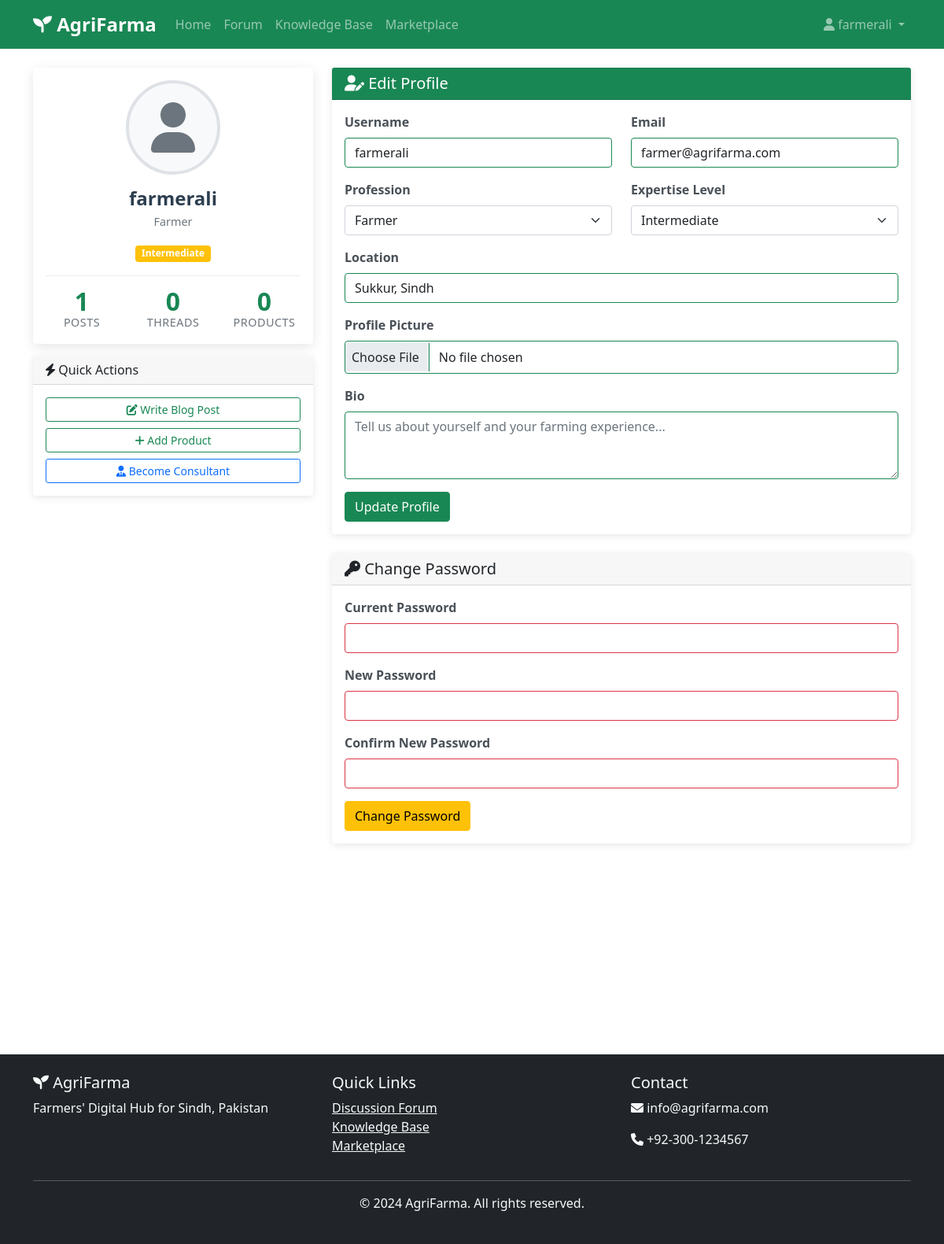
The page /profile (signed in) on the database its author committed.
### app.py (models this page shows)
class User(UserMixin, db.Model):
    id = db.Column(db.Integer, primary_key=True)
    username = db.Column(db.String(80), unique=True, nullable=False)
    email = db.Column(db.String(120), unique=True, nullable=False)
    password_hash = db.Column(db.String(128))
    profession = db.Column(db.String(100))
    expertise_level = db.Column(db.String(20))
    location = db.Column(db.String(200))
    profile_picture = db.Column(db.String(200))
    is_admin = db.Column(db.Boolean, default=False)
    is_consultant = db.Column(db.Boolean, default=False)
    created_at = db.Column(db.DateTime, default=datetime.datetime.utcnow)
    threads = db.relationship('ForumThread', backref='author', lazy=True, foreign_keys='ForumThread.user_id')
    posts = db.relationship('ForumPost', backref='author', lazy=True, foreign_keys='ForumPost.user_id')
    blog_posts = db.relationship('BlogPost', backref='author', lazy=True)
    products = db.relationship('Product', backref='seller', lazy=True)
    consultant_profile = db.relationship('Consultant', backref='user', uselist=False)

### app.py (the view)
@app.route('/profile')
@login_required
def profile():
    return render_template('auth/profile.html')

### app.py (called while the page is built)
@login_manager.user_loader
def load_user(user_id):
    return User.query.get(int(user_id))

@app.template_filter('time_ago')
def time_ago_filter(value):
    if not value:
        return "Unknown"
    now = datetime.datetime.now()
    diff = now - value
    if diff.days > 365:
        return f"{diff.days // 365} years ago"
    elif diff.days > 30:
        return f"{diff.days // 30} months ago"
    elif diff.days > 0:
        return f"{diff.days} days ago"
    elif diff.seconds > 3600:
        return f"{diff.seconds // 3600} hours ago"
    elif diff.seconds > 60:
        return f"{diff.seconds // 60} minutes ago"
    else:
        return "Just now"

### templates/auth/profile.html (shortened to what this page needs)
{% extends "base.html" %}
{% block content %}
<div class="container mt-4">
    <div class="row">
        <div class="col-md-4">
            <div class="card profile-card">
                <div class="card-body text-center">
                    <div class="profile-picture-container mb-3">
                        {% if current_user.profile_picture %}
                            <img src="{{ current_user.profile_picture }}" alt="Profile Picture" class="profile-pic">
                        {% else %}
                            <div class="profile-pic-default">
                                <i class="fas fa-user fa-4x text-muted"></i>
                            </div>
                        {% endif %}
                    </div>
                    <h4 class="profile-username">{{ current_user.username }}</h4>
                    <p class="text-muted profile-profession">{{ current_user.profession }}</p>
                    <div class="profile-badges mb-3">
                        <span class="badge badge-expertise bg-{{ 'success' if current_user.expertise_level == 'expert' else 'warning' if current_user.expertise_level == 'intermediate' else 'info' }}">
                            {{ current_user.expertise_level|title }}
                        </span>
                    </div>
                    <div class="profile-stats">
                        <div class="row text-center">
                            <div class="col-4">
                                <div class="stat-number">{{ current_user.blog_posts|length }}</div>
                                <div class="stat-label">Posts</div>
                            </div>
                            <div class="col-4">
                                <div class="stat-number">{{ current_user.forum_threads|length }}</div>
                                <div class="stat-label">Threads</div>
                            </div>
                            <div class="col-4">
                                <div class="stat-number">{{ current_user.products|length }}</div>
                                <div class="stat-label">Products</div>
                            </div>
                        </div>
                    </div>
                </div>
            </div>
            <div class="card mt-3">
                <div class="card-header">
                    <h6 class="mb-0"><i class="fas fa-bolt"></i> Quick Actions</h6>
                </div>
                <div class="card-body">
                    <div class="d-grid gap-2">
                        <a href="{{ url_for('create_blog_post') }}" class="btn btn-outline-success btn-sm">
                            <i class="fas fa-edit"></i> Write Blog Post
                        </a>
                        <a href="{{ url_for('create_product') }}" class="btn btn-outline-success btn-sm">
                            <i class="fas fa-plus"></i> Add Product
                        </a>
                        <a href="#" class="btn btn-outline-primary btn-sm">
                            <i class="fas fa-user-tie"></i> Become Consultant
                        </a>
                    </div>
                </div>
            </div>
        </div>
        <div class="col-md-8">
            <div class="card">
                <div class="card-header bg-success text-white">
                    <h5 class="mb-0"><i class="fas fa-user-edit"></i> Edit Profile</h5>
                </div>
                <div class="card-body">
                    <form method="POST" action="{{ url_for('update_profile') }}" enctype="multipart/form-data">
                        <div class="row">
                            <div class="col-md-6 mb-3">
                                <label for="username" class="form-label">Username</label>
                                <input type="text" class="form-control" id="username" name="username" value="{{ current_user.username }}" required>
                            </div>
                            <div class="col-md-6 mb-3">
                                <label for="email" class="form-label">Email</label>
                                <input type="email" class="form-control" id="email" name="email" value="{{ current_user.email }}" required>
                            </div>
                        </div>
                        <div class="row">
                            <div class="col-md-6 mb-3">
                                <label for="profession" class="form-label">Profession</label>
                                <select class="form-select" id="profession" name="profession" required>
                                    <option value="Farmer" {% if current_user.profession == 'Farmer' %}selected{% endif %}>Farmer</option>
                                </select>
                            </div>
                            <div class="col-md-6 mb-3">
                                <label for="expertise_level" class="form-label">Expertise Level</label>
                                <select class="form-select" id="expertise_level" name="expertise_level" required>
                                    <option value="intermediate" {% if current_user.expertise_level == 'intermediate' %}selected{% endif %}>Intermediate</option>
                                </select>
                            </div>
                        </div>
                        <div class="mb-3">
                            <label for="location" class="form-label">Location</label>
                            <input type="text" class="form-control" id="location" name="location" value="{{ current_user.location }}" required>
                        </div>
                        <div class="mb-3">
                            <label for="profile_picture" class="form-label">Profile Picture</label>
                            <input type="file" class="form-control" id="profile_picture" name="profile_picture" accept="image/*">
                        </div>
                        <div class="mb-3">
                            <label for="bio" class="form-label">Bio</label>
                            <textarea class="form-control" id="bio" name="bio" rows="3" placeholder="Tell us about yourself and your farming experience..."></textarea>
                        </div>
                        <button type="submit" class="btn btn-success">Update Profile</button>
                    </form>
                </div>
            </div>
            <div class="card mt-4">
                <div class="card-header">
                    <h5 class="mb-0"><i class="fas fa-key"></i> Change Password</h5>
                </div>
                <div class="card-body">
                    <form method="POST" action="{{ url_for('change_password') }}">
                        <div class="mb-3">
                            <label for="current_password" class="form-label">Current Password</label>
                            <input type="password" class="form-control" id="current_password" name="current_password" required>
                        </div>
                        <div class="mb-3">
                            <label for="new_password" class="form-label">New Password</label>
                            <input type="password" class="form-control" id="new_password" name="new_password" required>
                        </div>
                        <div class="mb-3">
                            <label for="confirm_new_password" class="form-label">Confirm New Password</label>
                            <input type="password" class="form-control" id="confirm_new_password" name="confirm_new_password" required>
                        </div>
                        <button type="submit" class="btn btn-warning">Change Password</button>
                    </form>
                </div>
            </div>
        </div>
    </div>
</div>
{% endblock %}

### templates/base.html (shortened to what this page needs)
<!DOCTYPE html>
<html lang="en">
<head>
    <link href="https://cdn.jsdelivr.net/npm/bootstrap@5.1.3/dist/css/bootstrap.min.css" rel="stylesheet">
    <link href="https://cdnjs.cloudflare.com/ajax/libs/font-awesome/6.0.0/css/all.min.css" rel="stylesheet">
    <link href="{{ url_for('static', filename='css/style.css') }}" rel="stylesheet">
</head>
<body>
    <nav class="navbar navbar-expand-lg navbar-dark bg-success">
        <div class="container">
            <a class="navbar-brand" href="{{ url_for('index') }}">
                <i class="fas fa-seedling"></i> AgriFarma
            </a>
            <div class="collapse navbar-collapse" id="navbarNav">
                <ul class="navbar-nav me-auto">
                    <li class="nav-item">
                        <a class="nav-link" href="{{ url_for('index') }}">Home</a>
                    </li>
                    <li class="nav-item">
                        <a class="nav-link" href="{{ url_for('forum') }}">Forum</a>
                    </li>
                    <li class="nav-item">
                        <a class="nav-link" href="{{ url_for('blog') }}">Knowledge Base</a>
                    </li>
                    <li class="nav-item">
                        <a class="nav-link" href="{{ url_for('marketplace') }}">Marketplace</a>
                    </li>
                </ul>
                <ul class="navbar-nav">
                    {% if current_user.is_authenticated %}
                    <li class="nav-item dropdown">
                        <a class="nav-link dropdown-toggle" href="#" id="navbarDropdown" role="button"
                            data-bs-toggle="dropdown">
                            <i class="fas fa-user"></i> {{ current_user.username }}
                        </a>
                    </li>
                    {% endif %}
                </ul>
            </div>
        </div>
    </nav>
    <main>
        {% block content %}{% endblock %}
    </main>
    <footer class="bg-dark text-light mt-5 py-4">
        <div class="container">
            <div class="row">
                <div class="col-md-4">
                    <h5><i class="fas fa-seedling"></i> AgriFarma</h5>
                    <p>Farmers' Digital Hub for Sindh, Pakistan</p>
                </div>
                <div class="col-md-4">
                    <h5>Quick Links</h5>
                    <ul class="list-unstyled">
                        <li><a href="{{ url_for('forum') }}" class="text-light">Discussion Forum</a></li>
                        <li><a href="{{ url_for('blog') }}" class="text-light">Knowledge Base</a></li>
                        <li><a href="{{ url_for('marketplace') }}" class="text-light">Marketplace</a></li>
                    </ul>
                </div>
                <div class="col-md-4">
                    <h5>Contact</h5>
                    <p><i class="fas fa-envelope"></i> info@agrifarma.com</p>
                    <p><i class="fas fa-phone"></i> +92-300-1234567</p>
                </div>
            </div>
            <hr>
            <div class="text-center">
                <p>&copy; 2024 AgriFarma. All rights reserved.</p>
            </div>
        </div>
    </footer>
</body>
</html>

### static/css/style.css (style rules this page uses)
:root { --primary-color: #198754; --secondary-color: #146c43; --light-green: #d1e7dd; }
.card { transition: transform 0.3s ease, box-shadow 0.3s ease; border: none; box-shadow: 0 2px 10px rgba(0,0,0,0.1); }
.btn-success { background-color: var(--primary-color); border-color: var(--primary-color); }
.navbar-brand { font-weight: bold; font-size: 1.5rem; }
.profile-card { border: none; box-shadow: 0 4px 15px rgba(0,0,0,0.1); transition: transform 0.3s ease; }
.profile-picture-container { position: relative; display: inline-block; }
.profile-pic-default { width: 120px; height: 120px; border-radius: 50%; background-color: #f8f9fa; display: flex; align-items: center; justify-content: center; border: 4px solid #dee2e6; }
.profile-username { font-weight: 600; color: #2c3e50; margin-bottom: 0.25rem; }
.profile-profession { font-size: 0.9rem; font-weight: 500; }
.profile-badges .badge { font-size: 0.75rem; padding: 0.35em 0.65em; margin: 0.1rem; }
.badge-expertise { text-transform: capitalize; }
.profile-stats { border-top: 1px solid #e9ecef; padding-top: 1rem; margin-top: 1rem; }
.stat-number { font-size: 1.5rem; font-weight: 700; color: var(--primary-color); line-height: 1; }
.stat-label { font-size: 0.75rem; color: #6c757d; text-transform: uppercase; letter-spacing: 0.5px; }
.stat-number { font-size: 2rem; font-weight: 700; color: var(--primary-color); display: block; }
.stat-label { color: #6c757d; font-size: 0.9rem; text-transform: uppercase; letter-spacing: 0.5px; }
.form-label { font-weight: 600; color: #495057; margin-bottom: 0.5rem; }
.form-control:invalid { border-color: #dc3545; }
.form-control:valid { border-color: #198754; }
.form-control[type="file"] { padding: 0.5rem; }

### rows shown on the page
User: username "farmerali", profession "Farmer", expertise_level "Intermediate", email "farmer@agrifarma.com", location "Sukkur, Sindh"

### other values the page prints
{{ current_user.blog_posts|length }} "1"
{{ current_user.forum_threads|length }} "0"
{{ current_user.products|length }} "0"
